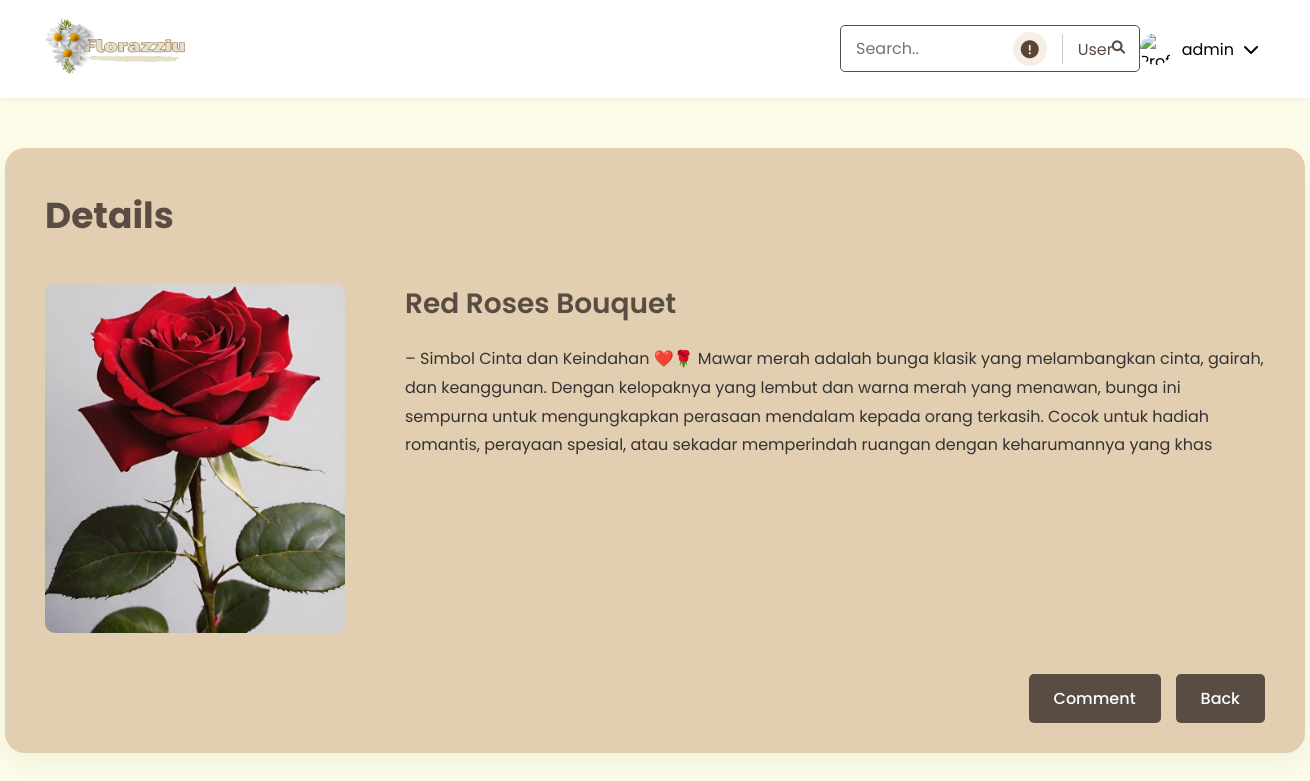
Screenshot of /flower_shop/products/product-detail.php?id=1 (signed in) with the database file from the repository.
### tables this page shows
CREATE TABLE `products` (
  `id` int(11) NOT NULL,
  `name` varchar(255) NOT NULL,
  `color` varchar(50) NOT NULL,
  `price` decimal(10,2) NOT NULL,
  `description` text DEFAULT NULL,
  `image` varchar(255) NOT NULL,
  `created_at` timestamp NOT NULL DEFAULT current_timestamp(),
  `updated_at` timestamp NOT NULL DEFAULT current_timestamp() ON UPDATE current_timestamp()
);

### flower_shop/includes/functions.php (called while the page is built, shortened)
<?php
function getColorCode($colorName) {
    $colors = [
        'Biru' => '#0000FF',
        'Ungu' => '#800080',
        'Pink' => '#FFC0CB',
        'Kuning' => '#FFFF00',
        'Hijau' => '#008000',
        'Putih' => '#FFFFFF',
        'Merah' => '#FF0000',
        'Hitam' => '#000000'
    ];
    return $colors[$colorName] ?? '#584C43';
}
?>

### flower_shop/products/product-detail.php (the view, shortened to what this page needs)
<?php
include '../includes/header.php';
require '../config/database.php';
$product_id = $_GET['id'] ?? 0;
$stmt = $pdo->prepare("SELECT * FROM products WHERE id = ?");
$stmt->execute([$product_id]);
$product = $stmt->fetch(PDO::FETCH_ASSOC);
function formatProductDescription($description) {
    $paragraphs = explode("\n", $description);
    $formatted = '';
    foreach ($paragraphs as $para) {
        if (strpos($para, 'Keunggulan:') !== false) {
            $formatted .= '<p><strong>'.$para.'</strong></p>';
        } else {
            $formatted .= '<p>'.$para.'</p>';
        }
    }
    return $formatted;
}
?>
<main>
    <div class="container">
        <div class="product-detail-card-page">
            <h1 class="detail-title">Details</h1>
            <div class="product-detail-content">
                <div class="product-image-container">
                    <img src="../assets/images/products/<?php echo htmlspecialchars($product['image']); ?>" alt="<?php echo htmlspecialchars($product['name']); ?>">
                </div>
                <div class="product-info">
                    <h2 class="product-name" style="color: <?php echo getColorCode($product['color']); ?>">
                        <?php echo htmlspecialchars($product['name']); ?>
                    </h2>
                    <div class="product-description">
                        <?php echo formatProductDescription(htmlspecialchars($product['description'])); ?>
                    </div>
                    <div class="product-actions-container">
                    <div class="product-actions-page">
                        <a href="comments.php?id=<?php echo $product['id']; ?>" class="comment-btn">Comment</a>
                        <a href="../index.php" class="back-btn">Back</a>
                    </div>
                    </div>
                </div>
            </div>
        </div>
    </div>
</main>

### flower_shop/assets/css/style.css (style rules this page uses)
* { margin: 0; padding: 0; box-sizing: border-box; font-family: 'Poppins', sans-serif; }
body { background-color: #FDFCE8; }
.product-detail-card-page { background-color: #E2CEB1; width: 1300px; margin: 50px auto; padding: 40px; border-radius: 20px; box-shadow: 0 10px 30px rgba(0, 0, 0, 0.05); position: relative; min-height: 600px; padding-bottom: 100px; }
.detail-title { color: #584C43; font-size: 36px; font-weight: 700; margin-bottom: 40px; text-align: left; }
.product-detail-content { display: flex; gap: 60px; margin-bottom: 20px; }
.product-image-container { width: 300px; height: 350px; border-radius: 10px; overflow: hidden; }
.product-image-container img { width: 100%; height: 100%; object-fit: cover; }
.product-info { flex: 1; }
.product-name { font-size: 28px; font-weight: 600; margin-bottom: 20px; }
.product-description { color: #333; font-size: 16px; line-height: 1.8; margin-bottom: 30px; }
.product-description p { margin-bottom: 15px; }
.product-actions-container { display: flex; justify-content: flex-end; position: absolute; bottom: 30px; right: 40px; width: calc(100% - 80px); }
.product-actions-page { display: flex; gap: 15px; }
.comment-btn { background-color: #584C43; color: white; padding: 12px 25px; border: none; border-radius: 5px; font-size: 16px; font-weight: 500; cursor: pointer; transition: all 0.3s; text-decoration: none; display: inline-block; }
.back-btn, .cancel-btn { background-color: #584C43; color: white; padding: 12px 25px; border: none; border-radius: 5px; font-size: 16px; font-weight: 500; cursor: pointer; transition: all 0.3s; text-decoration: none; display: inline-block; }

### rows the page displays
products: image (picture), name "Red Roses Bouquet", description "– Simbol Cinta dan Keindahan ❤️🌹 Mawar merah adalah bunga klasik yang melambangkan cinta, gairah, dan keanggunan. Dengan kelopaknya yang lembut dan warna merah yang menawan, bunga ini sempurna untuk mengungkapkan perasaan mendalam kepada orang terkasih. Cocok untuk hadiah romantis, perayaan spesial, atau sekadar memperindah ruangan dengan keharumannya yang khas"

### other values shown
$_SESSION['username'] "admin"
